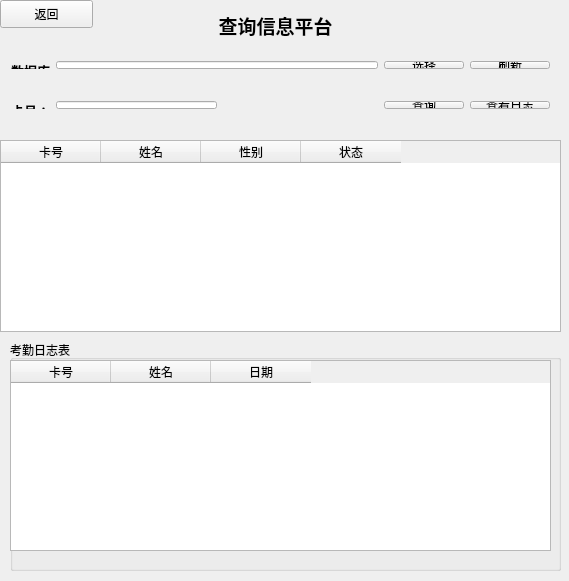
<?xml version="1.0" encoding="UTF-8"?>
<ui version="4.0">
 <class>SearchCard</class>
 <widget class="QWidget" name="SearchCard">
  <property name="windowModality">
   <enum>Qt::NonModal</enum>
  </property>
  <property name="geometry">
   <rect>
    <x>0</x>
    <y>0</y>
    <width>569</width>
    <height>581</height>
   </rect>
  </property>
  <property name="contextMenuPolicy">
   <enum>Qt::NoContextMenu</enum>
  </property>
  <property name="windowTitle">
   <string>SearchCard</string>
  </property>
  <property name="layoutDirection">
   <enum>Qt::LeftToRight</enum>
  </property>
  <widget class="QLabel" name="lb_searchtitle">
   <property name="geometry">
    <rect>
     <x>190</x>
     <y>10</y>
     <width>171</width>
     <height>31</height>
    </rect>
   </property>
   <property name="text">
    <string>&lt;html&gt;&lt;head/&gt;&lt;body&gt;&lt;p align=&quot;center&quot;&gt;&lt;span style=&quot; font-size:14pt; font-weight:600;&quot;&gt;查询信息平台&lt;/span&gt;&lt;/p&gt;&lt;/body&gt;&lt;/html&gt;</string>
   </property>
  </widget>
  <widget class="QPushButton" name="pbn_back">
   <property name="geometry">
    <rect>
     <x>0</x>
     <y>0</y>
     <width>93</width>
     <height>28</height>
    </rect>
   </property>
   <property name="text">
    <string>返回</string>
   </property>
  </widget>
  <widget class="QGroupBox" name="groupBox_2">
   <property name="geometry">
    <rect>
     <x>10</x>
     <y>340</y>
     <width>551</width>
     <height>231</height>
    </rect>
   </property>
   <property name="title">
    <string>考勤日志表</string>
   </property>
   <widget class="QTableWidget" name="logTable">
    <property name="geometry">
     <rect>
      <x>0</x>
      <y>20</y>
      <width>541</width>
      <height>191</height>
     </rect>
    </property>
    <property name="editTriggers">
     <set>QAbstractItemView::NoEditTriggers</set>
    </property>
    <property name="selectionBehavior">
     <enum>QAbstractItemView::SelectRows</enum>
    </property>
    <column>
     <property name="text">
      <string>卡号</string>
     </property>
    </column>
    <column>
     <property name="text">
      <string>姓名</string>
     </property>
    </column>
    <column>
     <property name="text">
      <string>日期</string>
     </property>
    </column>
   </widget>
  </widget>
  <widget class="QTableWidget" name="employee_table">
   <property name="geometry">
    <rect>
     <x>0</x>
     <y>140</y>
     <width>561</width>
     <height>192</height>
    </rect>
   </property>
   <property name="editTriggers">
    <set>QAbstractItemView::NoEditTriggers</set>
   </property>
   <property name="selectionMode">
    <enum>QAbstractItemView::SingleSelection</enum>
   </property>
   <property name="selectionBehavior">
    <enum>QAbstractItemView::SelectRows</enum>
   </property>
   <column>
    <property name="text">
     <string>卡号</string>
    </property>
   </column>
   <column>
    <property name="text">
     <string>姓名</string>
    </property>
   </column>
   <column>
    <property name="text">
     <string>性别</string>
    </property>
   </column>
   <column>
    <property name="text">
     <string>状态</string>
    </property>
   </column>
  </widget>
  <widget class="QWidget" name="layoutWidget">
   <property name="geometry">
    <rect>
     <x>0</x>
     <y>50</y>
     <width>561</width>
     <height>30</height>
    </rect>
   </property>
   <layout class="QHBoxLayout" name="db_select">
    <item>
     <widget class="QLabel" name="lb_db">
      <property name="text">
       <string>&lt;html&gt;&lt;head/&gt;&lt;body&gt;&lt;p&gt;&lt;span style=&quot; font-size:10pt; font-weight:600;&quot;&gt;数据库&lt;/span&gt;&lt;/p&gt;&lt;/body&gt;&lt;/html&gt;</string>
      </property>
     </widget>
    </item>
    <item>
     <widget class="QLineEdit" name="ted_dbpath">
      <property name="readOnly">
       <bool>true</bool>
      </property>
     </widget>
    </item>
    <item>
     <widget class="QPushButton" name="btn_dbselect">
      <property name="text">
       <string>选择</string>
      </property>
     </widget>
    </item>
    <item>
     <widget class="QPushButton" name="btn_dbrefresh">
      <property name="text">
       <string>刷新</string>
      </property>
     </widget>
    </item>
   </layout>
  </widget>
  <widget class="QWidget" name="">
   <property name="geometry">
    <rect>
     <x>0</x>
     <y>90</y>
     <width>561</width>
     <height>30</height>
    </rect>
   </property>
   <layout class="QHBoxLayout" name="horizontalLayout">
    <item>
     <widget class="QLabel" name="lb_cardID">
      <property name="text">
       <string>&lt;html&gt;&lt;head/&gt;&lt;body&gt;&lt;p align=&quot;right&quot;&gt;&lt;span style=&quot; font-size:10pt; font-weight:600;&quot;&gt;卡号：&lt;/span&gt;&lt;/p&gt;&lt;/body&gt;&lt;/html&gt;</string>
      </property>
     </widget>
    </item>
    <item>
     <widget class="QLineEdit" name="ted_showNumber"/>
    </item>
    <item>
     <spacer name="horizontalSpacer">
      <property name="orientation">
       <enum>Qt::Horizontal</enum>
      </property>
      <property name="sizeHint" stdset="0">
       <size>
        <width>40</width>
        <height>20</height>
       </size>
      </property>
     </spacer>
    </item>
    <item>
     <widget class="QPushButton" name="pbn_search">
      <property name="text">
       <string>查询</string>
      </property>
     </widget>
    </item>
    <item>
     <widget class="QPushButton" name="pbn_searchLog">
      <property name="text">
       <string>查看日志</string>
      </property>
     </widget>
    </item>
   </layout>
  </widget>
  <zorder>pbn_search</zorder>
  <zorder>lb_cardID</zorder>
  <zorder>lb_searchtitle</zorder>
  <zorder>pbn_back</zorder>
  <zorder>pbn_searchLog</zorder>
  <zorder>employee_table</zorder>
  <zorder>layoutWidget</zorder>
  <zorder>ted_showNumber</zorder>
  <zorder>horizontalSpacer</zorder>
  <zorder>groupBox_2</zorder>
 </widget>
 <layoutdefault spacing="6" margin="11"/>
 <resources/>
 <connections/>
</ui>
